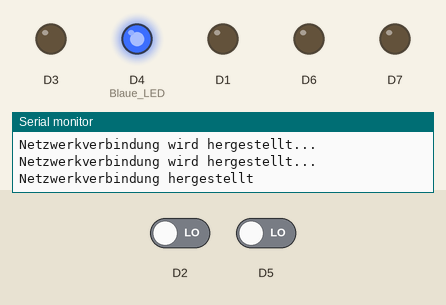
Recording of a sketch running on a simulated ESP8266 (NodeMCU). Parts: output pins drawn as LEDs (lit = HIGH), the last lines printed to the serial monitor. Inputs (shaded band) come from the test bench; at power-on: D2 LOW, D5 LOW. WiFi joins after 1.5 s; servers stay silent unless stated; uploads are accepted with an empty reply.

Above: at 1.6 s.
At 120.38 s:
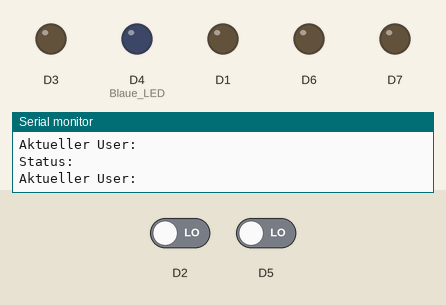
Timing chart, 0 to 129.4 s (numbered marks = the images above):
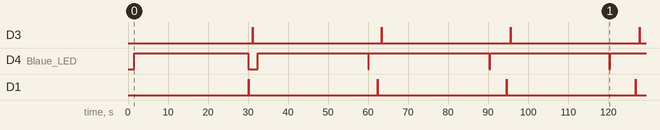

The sketch:

MCBeermachineFinal.ino
```cpp
#include <ESP8266WiFi.h>  // Bibliothek zur Webkommunikation
#include <ESP8266HTTPClient.h>
#include <Arduino.h>

//Netzwerkdaten
const char *NAME = "BeerMachine"; // Hier Netzwerkname
const char *PASS = "123456789"; // Hier Netzwerkpasswort

String SERVERURL = "http://10.3.141.1/BeerMachine/Dateien_Niklas/MCstatus.txt"; // Hier URL des Webservers
String MCcomBase = "http://10.3.141.1/BeerMachine/Dateien_Niklas/MCcom.php";

//Timer
long tLoopDelay1s;
long tLoopDelay3s;
long tlastBeat;

//Hilfsvariablen
String responseStatus;
bool stateLED;
String UserID;

//Anfrage an Server stellen
String serverRequest(String adr) {
  HTTPClient http;
  String url = adr;
  http.begin(url);
  int httpCode = http.GET();

  String response = http.getString();
  http.end();
  return response;
}

//----------------------------------------------Klasse und Objekte--------------------------------------------------------------

//Klassendefinition
class cGetraenkeeinheit {
  public:
  bool isBusy;
  int fuellstand;
  int statuswert;
  long tPumpeStart;
  unsigned char pinPumpe;
  unsigned char trigPinUSS;
  unsigned char echoPinUSS;

  cGetraenkeeinheit (unsigned char pinPumpeI, unsigned char trigPinUSSI, unsigned char echoPinUSSI, int statuswertI) {
    statuswert = statuswertI;
    pinPumpe = pinPumpeI;
    trigPinUSS = trigPinUSSI;
    echoPinUSS = echoPinUSSI;
  }

  void pumpeEin() {
    digitalWrite(pinPumpe, HIGH);
    if ((millis()-tPumpeStart)>3000) {
      String URLStatus0 = MCcomBase + "?neuerStatusMC=0";
      serverRequest(URLStatus0); //Status auf Server auf 0 setzen nach Zeit
      isBusy=0;
      responseStatus="0";
      sendtolog(statuswert);
      updateUser(statuswert, UserID);
    }
  }

  void pumpeAus() {
    digitalWrite(pinPumpe, LOW);
  }

  int getDataUSS() {
  digitalWrite(trigPinUSS, LOW);
  delay(5);
  digitalWrite(trigPinUSS, HIGH);
  delay(10);
  digitalWrite(trigPinUSS, LOW);
  int duration = pulseIn(echoPinUSS, HIGH);
  int distance = duration * 0.034/2;
  return distance;
  }
};

//Objekte erzeugen
cGetraenkeeinheit *Wasser = new cGetraenkeeinheit(D6, D1, D2, 1);  //pinPumpe|trigPinUSS|echoPinUSS|statuswert
cGetraenkeeinheit *Bier = new cGetraenkeeinheit(D7, D3, D5, 2);    //pinPumpe|trigPinUSS|echoPinUSS|statuswert

//---------------------------------------------------Setup---------------------------------------------------------
void setup() {
Serial.begin(115200);
pinMode(D4, OUTPUT);                  //Blaue LED, WIFI Status/Heartbeat
pinMode(Wasser->pinPumpe, OUTPUT);    //Gelbe LED, simuliert Pumpe Wasser
pinMode(Bier->pinPumpe, OUTPUT);      //Rote LED, simuliert Pumpe Bier
pinMode(Wasser->trigPinUSS, OUTPUT);  //Trigger-Pin 1
pinMode(Wasser->echoPinUSS, INPUT);   //Echo-Pin 1
pinMode(Bier->trigPinUSS, OUTPUT);    //Trigger-Pin 2
pinMode(Bier->echoPinUSS, INPUT);     //Echo-Pin 2
Wasser->pumpeAus();
Bier->pumpeAus();

//WIFI Connection
WiFi.begin(NAME, PASS);
int retries = 0;
while((WiFi.status() != WL_CONNECTED) && (retries < 50)) {
  retries++;
  Serial.println("Netzwerkverbindung wird hergestellt...");
  delay(500);

  if (retries >= 50) {
    Serial.println("Fehler: Netzwerkverbindung konnte nicht hergestellt werden!");
  }
}

if (WiFi.status() == WL_CONNECTED) {
  Serial.println("Netzwerkverbindung hergestellt");
}
}

//-------------------------------------------------------Loop-----------------------------------------------------

void loop() {

checkWiFiconnection(); //inklusive Heartbeat

if ((millis()-tLoopDelay1s)>1000) {
  responseStatus = serverRequest(MCcomBase+"?Statusabfrage=1");
  Serial.println("Status: "+responseStatus);
  UserID = getUserID();
  Serial.println("Aktueller User: "+UserID);
  tLoopDelay1s = millis();
}

actOnStatus();

if ((millis()-tLoopDelay3s)>30000) {
  Wasser->fuellstand = 20-Wasser->getDataUSS();
  Bier->fuellstand = 20-Bier->getDataUSS();
  sendFuellstand();
  Serial.println("Füllstand Wasser: " + (String)Wasser->fuellstand + "   " + "Füllstand OSaft: " + (String)Bier->fuellstand);
  if (Wasser->fuellstand<0) {
    sendtolog(-1);
  }
  if (Bier->fuellstand<0) {
    sendtolog(-2);
  }
  tLoopDelay3s = millis();
}

}

//--------------------------------------------------------Functions----------------------------------------------------

void checkWiFiconnection() {
  if (WiFi.status() == WL_CONNECTED) {
    heartbeat();
  }
  else {
    digitalWrite(D4, LOW);
    stateLED = 1;
    Serial.println("Netzwerkverbindung verloren!");
  }
}

//Heartbeat - LED blinken lassen
void heartbeat() {
  if (!stateLED) {
    if (millis()-tlastBeat>50) {
      stateLED = !stateLED;
      digitalWrite(D4,stateLED);  // LED an
    }
  }
  else {
    if (millis()-tlastBeat>30000) {
      stateLED = !stateLED;
      digitalWrite(D4,stateLED);  // LED aus
      tlastBeat=millis();
      sendtolog(0); //Rückmeldung beim Server
    }
  }
}

//Statusantwort auswerten
void actOnStatus() {
  if ((responseStatus == (String)Wasser->statuswert)&&(Wasser->isBusy == 0)&&(Bier->isBusy == 0)&&(Wasser->fuellstand>=0)) {
    Wasser->isBusy = 1;
    Wasser->tPumpeStart=millis();
    Serial.println("Wasser is busy");
  }
  if ((responseStatus == (String)Bier->statuswert)&&(Wasser->isBusy == 0)&&(Bier->isBusy == 0)&&(Bier->fuellstand>=0)) {
    Bier->isBusy = 1;
    Bier->tPumpeStart=millis();
    Serial.println("Bier is busy");
  }

  if (Wasser->isBusy) {
    Wasser->pumpeEin();
  }
  else {
    Wasser->pumpeAus();
  }
  if (Bier->isBusy) {
    Bier->pumpeEin();
  }
  else {
    Bier->pumpeAus();
  }
}

//Meldung in logfile schreiben
void sendtolog(int Code) {
  String logURL = "http://10.3.141.1/BeerMachine/Dateien_Niklas/MCwritelog.php?Code="+(String)Code;
  //Serial.println(logURL);
  if (serverRequest(logURL)) {
  Serial.println("Eintrag mit Code: "+(String)Code+" in logfile geschrieben");
  }
  else {
      Serial.println("Eintrag mit Code: NICHT logfile geschrieben");
    }
}

//Aktuelle User ID aus DB holen
String getUserID() {
  String UserIDURL = MCcomBase+"?Userabfrage=1";
  String responseUserID = serverRequest(UserIDURL);
  return responseUserID;
}

//Füllstände an Server senden
void sendFuellstand() {
  String dataUssURL = MCcomBase+"?standWasser="+Wasser->fuellstand+"&standOSaft="+Bier->fuellstand;
  //Serial.println(dataUssURL);
  serverRequest(dataUssURL);
}

//Getränk ausgegeben, Update User Getränekmenge
void updateUser(int statuswert, String UserID) {
  String updateUserURL = MCcomBase+"?getraenk="+statuswert+"&UserID="+UserID;
  serverRequest(updateUserURL);
}
```

Measured:
- by itself, D3, D1: alternates HIGH for 0.01 s and LOW for 32.2 s
- by itself, D4 (Blaue_LED): goes HIGH 28.5 s, LOW 2.4 s, 3 × (HIGH 27.6 s, LOW 0.20 s), then HIGH
